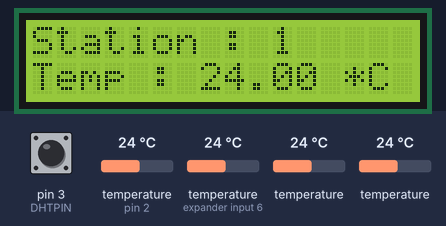
The sketch below on a simulated Arduino Uno, built with avr-gcc and run on an emulated ATmega328P. Shown: 16×2 character LCD. Inputs (shaded band) come from the test bench; at power-on: temperature (sensors on pin 2, expander input 6) 24 °C, temperature 24 °C, pin 3 (DHTPIN) HIGH. What the sketch prints to the serial monitor is not drawn.

Above: at 2.5 s.
2.6 s: temperature (sensor on pin 2) set to 12 °C
At 10.4 s:
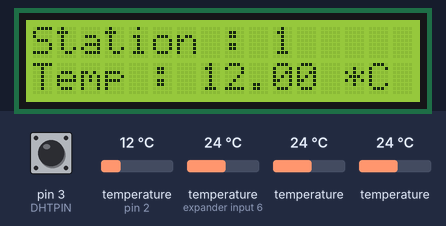
16.0 s: temperature (sensor on expander input 6) set to 12 °C
At 18.5 s:
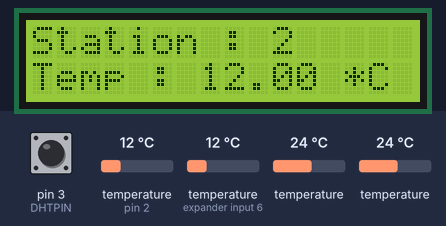
30.0 s: temperature (sensor 202) set to 12 °C
At 33.8 s:
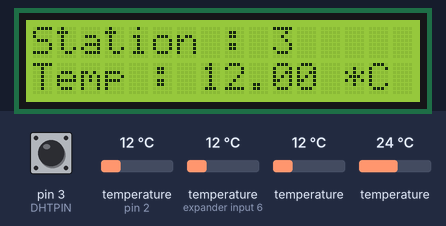
37.6 s: temperature (sensor 302) set to 12 °C
At 41.9 s:
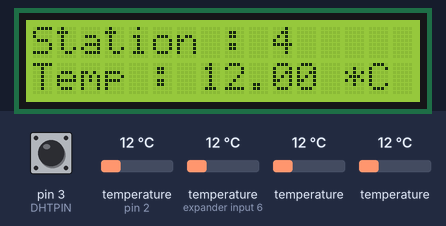
45.2 s: temperature (sensor on pin 2) set to 19 °C
At 53.1 s:
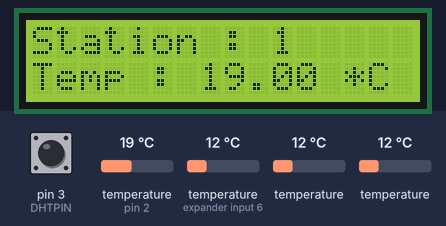
53.7 s: temperature (sensor on expander input 6) set to 19 °C
At 61.2 s:
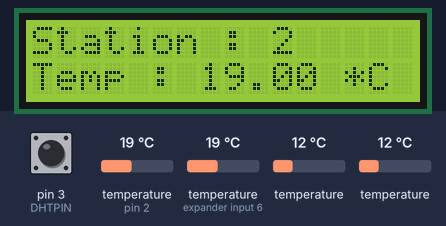

Measured:
- what the display in image 1 shows lasts 1.0 s, from 9.6 s to 10.6 s

The sketch:

mutipin_ds.ino
```cpp
// Include the libraries we need
#include <OneWire.h>
#include <DallasTemperature.h>
#include "DHT.h"
#include <Wire.h>
#include <LiquidCrystal_I2C.h>


#define ONE_WIRE_BUS 2
#define TEMPERATURE_PRECISION 9
#define DHTPIN 3
#define DHTTYPE DHT22

unsigned int index;


OneWire oneWire(ONE_WIRE_BUS);
DallasTemperature sensors(&oneWire);
DeviceAddress insideThermometer, outsideThermometer,uppersideThermometer,lowwersideThermometer;
DHT dht(DHTPIN, DHTTYPE);
LiquidCrystal_I2C lcd(0x27, 16, 2);

void setup(void)
{

  Serial.begin(9600);
  Serial.println("Dallas Temperature IC Control Library Demo");

  sensors.begin();
  dht.begin();
  lcd.begin();
  lcd.backlight();

  lcd.print("   Pls Wait");
  Serial.print("Locating devices...");
  Serial.print("Found ");
  Serial.print(sensors.getDeviceCount(), DEC);
  Serial.println(" devices.");

  Serial.print("Parasite power is: ");
  if (sensors.isParasitePowerMode())
  Serial.println("ON");
  else Serial.println("OFF");

  if (!sensors.getAddress(insideThermometer, 0)) Serial.println("Unable to find address for Device 0");
  if (!sensors.getAddress(outsideThermometer, 1)) Serial.println("Unable to find address for Device 1");
  if (!sensors.getAddress(uppersideThermometer, 2)) Serial.println("Unable to find address for Device 3");
  if (!sensors.getAddress(lowwersideThermometer, 3)) Serial.println("Unable to find address for Device 4");

  Serial.print("Device 0 Address: ");
  printAddress(insideThermometer);
  Serial.println();

  Serial.print("Device 1 Address: ");
  printAddress(outsideThermometer);
  Serial.println();

    Serial.print("Device 3 Address: ");
  printAddress(uppersideThermometer);
  Serial.println();

  Serial.print("Device 4 Address: ");
  printAddress(lowwersideThermometer);
  Serial.println();

  // set the resolution to 9 bit per device
  sensors.setResolution(insideThermometer, TEMPERATURE_PRECISION);
  sensors.setResolution(outsideThermometer, TEMPERATURE_PRECISION);
  sensors.setResolution(uppersideThermometer, TEMPERATURE_PRECISION);
  sensors.setResolution(lowwersideThermometer, TEMPERATURE_PRECISION);

  Serial.print("Device 0 Resolution: ");
  Serial.print(sensors.getResolution(insideThermometer), DEC);
  Serial.println();

  Serial.print("Device 1 Resolution: ");
  Serial.print(sensors.getResolution(outsideThermometer), DEC);
  Serial.println();

  Serial.print("Device 3 Resolution: ");
  Serial.print(sensors.getResolution(uppersideThermometer), DEC);
  Serial.println();

  Serial.print("Device 4 Resolution: ");
  Serial.print(sensors.getResolution(lowwersideThermometer), DEC);
  Serial.println();
  delay(1000);
  lcd.clear();
}

// function to print a device address
void printAddress(DeviceAddress deviceAddress)
{
  for (uint8_t i = 0; i < 8; i++)
  {
    // zero pad the address if necessary
    if (deviceAddress[i] < 16) Serial.print("0");
    Serial.print(deviceAddress[i], HEX);
  }
}

// function to print the temperature for a device
void printTemperature(DeviceAddress deviceAddress)
{
  float tempC = sensors.getTempC(deviceAddress);
  Serial.print("Temp C: ");
  Serial.print(tempC);
  Serial.print(" Temp F: ");
  Serial.print(DallasTemperature::toFahrenheit(tempC));


  //lcd.clear();
  //lcd.print("Station : ");
  //lcd.print(index);
  lcd.setCursor(0,1);
  lcd.print("Temp : ");
  lcd.print(tempC);
  lcd.print(" *C");
  //lcd.setCursor(0,1);
  //lcd.print(" Temp F: ");
 // lcd.print(DallasTemperature::toFahrenheit(tempC));
  delay(1000);
  lcd.clear();


}

// function to print a device's resolution
void printResolution(DeviceAddress deviceAddress)
{
  Serial.print("Resolution: ");
  Serial.print(sensors.getResolution(deviceAddress));
  Serial.println();
}

// main function to print information about a device
void printData(DeviceAddress deviceAddress)
{
  Serial.print("Device Address: ");
  printAddress(deviceAddress);
  Serial.print(" ");
  printTemperature(deviceAddress);
  Serial.println();
}

/*
 * Main function, calls the temperatures in a loop.
 */
void loop(void)
{
  lcd.print("   Reading Temp");
delay(1000);
  lcd.clear();
  Serial.print("Requesting temperatures...");
  sensors.requestTemperatures();
  Serial.println("DONE");

  // print the device information
  lcd.print("Station : 1 ");
  printData(insideThermometer);
  lcd.print("Station : 2 ");
  printData(outsideThermometer);
  lcd.print("Station : 3 ");
  printData(uppersideThermometer);
  lcd.print("Station : 4 ");
  printData(lowwersideThermometer);
  //lcd.print(h);
  //delay(1000);
  lcd.clear();


  float h = dht.readHumidity();
  float t = dht.readTemperature();
  Serial.print("Humidity: ");
  Serial.print(h);
  Serial.print(" %\t");
  Serial.print("Temperature: ");
  Serial.print(t);
  Serial.println(" *C ");
  //-
  lcd.print("Station : 5 ");
  lcd.setCursor(0,1);
  lcd.print("Read Hum & Temp");
  delay(500);
  lcd.clear();
  lcd.print("Humid: ");
  lcd.print(h);
  lcd.print(" %\t");
  lcd.setCursor(0,1);
  lcd.print("Temp: ");
  lcd.print(t);
  lcd.print(" *C ");
  //--

  //lcd.print(h);
  delay(1000);
   lcd.clear();
}
```
